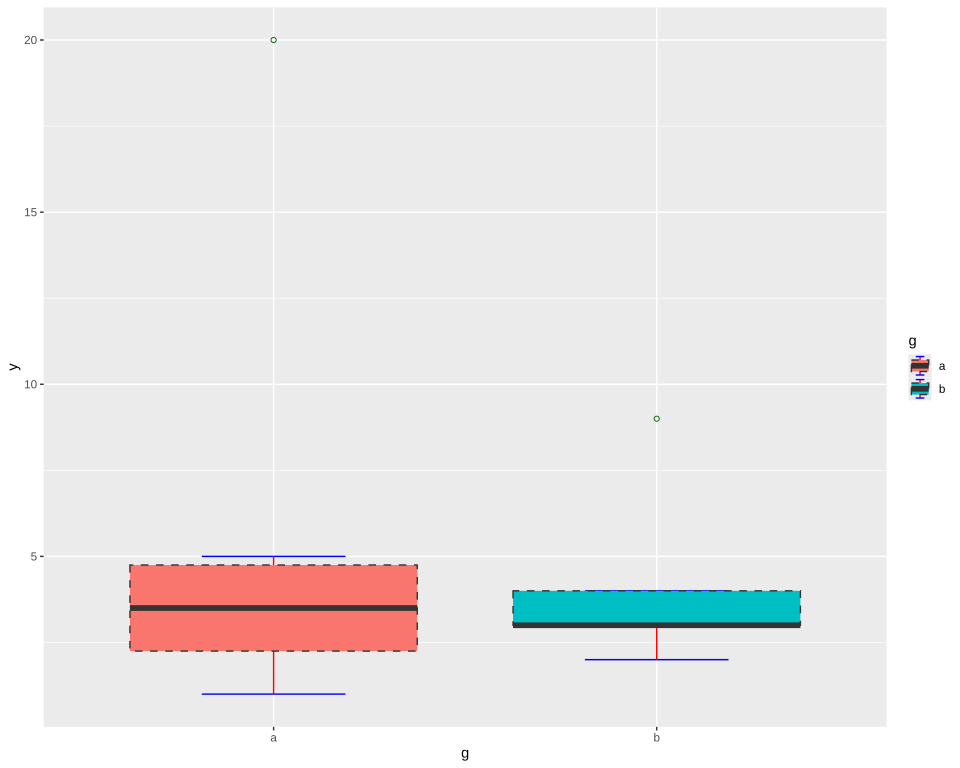

Reproduce this figure in R.
# The plot test/golden/boxplot_parts.svg draws, drawn by ggplot2 itself, as ggplot2's own visual tests
# draw their snapshots: the independent check on that golden whenever it changes. The suite never
# runs this; it needs R, ggplot2 and vdiffr, saved as the Docker image giggly-r:ggplot2-4.0.3. From
# the repository's root:
#
#   docker run --rm -v "$PWD/test/golden":/golden:ro giggly-r:ggplot2-4.0.3 \
#     Rscript /golden/boxplot_parts.R > boxplot_parts.ggplot2.svg
#
# and compare the two drawings element by element, as test/golden/point.R describes, `<line>`
# elements included.
#
# Each part of a box in a look of its own, over two small groups: staples half the box's width
# across the whiskers' ends in blue, red whiskers, a median 2 mm wide, a dashed border, open
# outliers in dark green, and a legend of the fills whose keys draw every part's look.
#
# First checked with ggplot2 4.0.3 and vdiffr 1.0.9: every element and clip path matches but
# svglite's around the whole drawing, and the one departure is test/golden/point.R's, the x axis
# drawn before the y.

library(ggplot2)

data <- data.frame(
  g = c(rep("a", 6), rep("b", 5)),
  y = c(1, 2, 3, 4, 5, 20, 2, 3, 3, 4, 9)
)

plot <- ggplot(data, aes(g, y, fill = g)) +
  geom_boxplot(
    staplewidth = 0.5,
    whisker.colour = "red",
    median.linewidth = 2,
    box.linetype = "dashed",
    staple.colour = "blue",
    outlier.shape = 1,
    outlier.colour = "darkgreen"
  ) +
  theme_gray()

file <- tempfile(fileext = ".svg")
vdiffr::write_svg(plot, file)
cat(readLines(file), sep = "\n")
